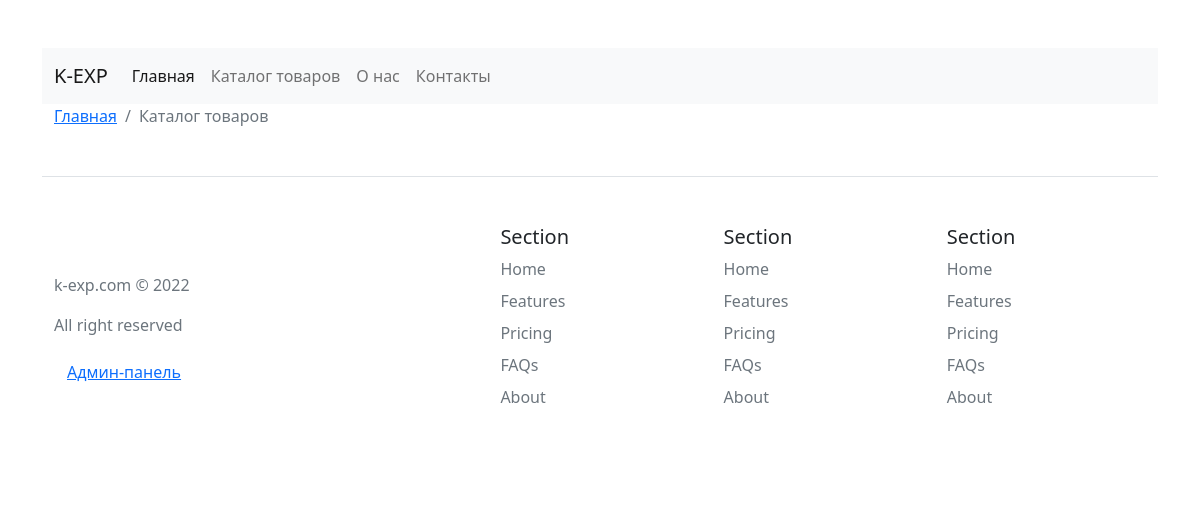
The app's page /catalog/, older data.
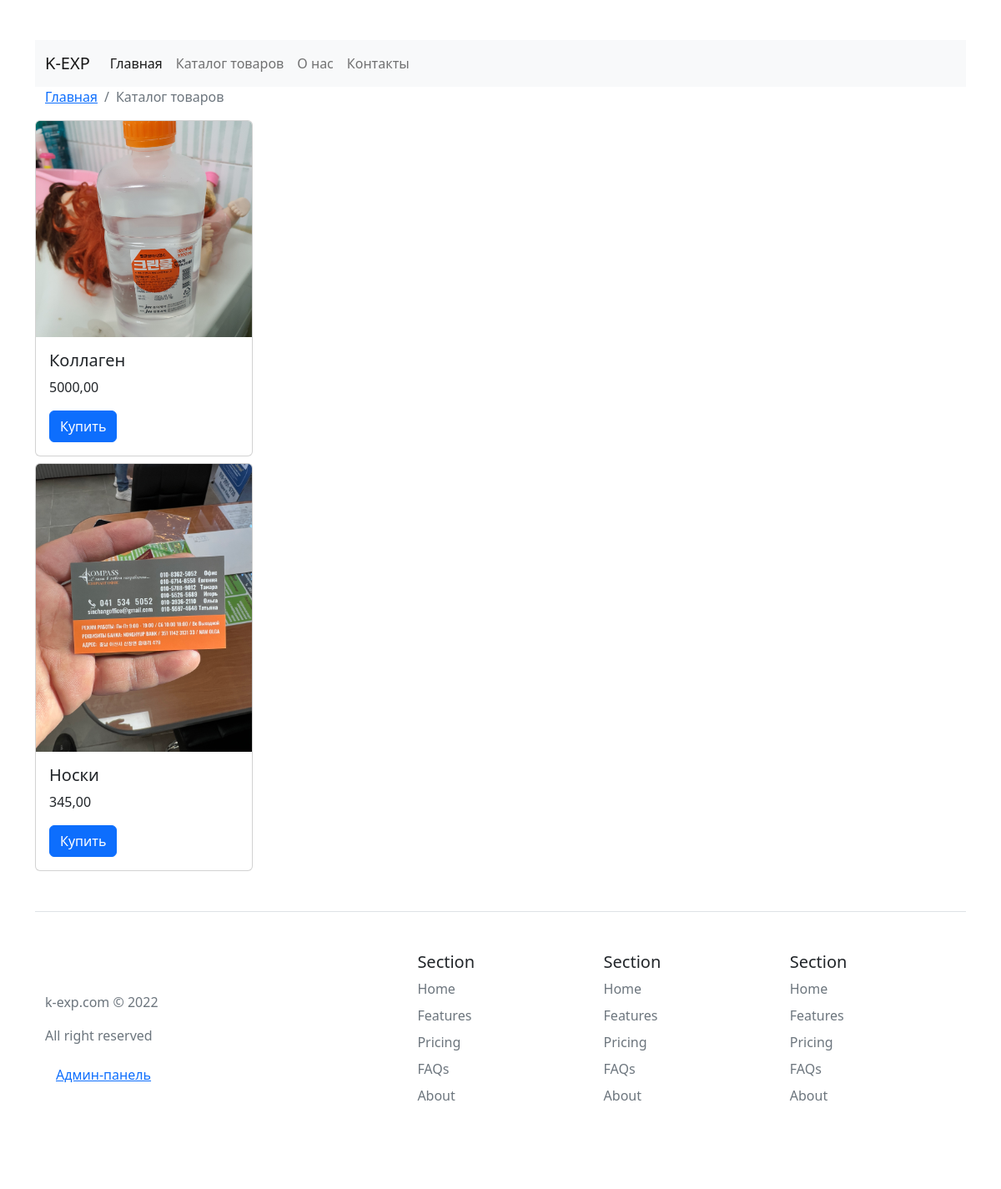
The same page, newer data.
### catalog/models.py (models this page shows, shortened)
class Product(models.Model):
    name = models.CharField(max_length=255)
    description = models.TextField()
    price = models.DecimalField(max_digits=10, decimal_places=2)
    image = models.ImageField(upload_to='catalog/products/img/')
    supplier = models.ForeignKey(Supplier, on_delete=models.CASCADE)

### catalog/views.py (the view)
# urls.py: path('', views.index, name="home"),
def index(request):
    product_name = Product.objects.all()
    return render(request, 'catalog/index.html', {'product_name': product_name})

### catalog/templates/catalog/index.html (shortened to what this page needs)
{% extends 'catalog/base.html'%}
{% block content %}
    {% for el in product_name %}
    <div class="row mt-2" >
        <div class="col-md-3">
        <div class="card">
            <img src="{{ el.image.url }}" class="card-img-top" alt="...">
            <div class="card-body">
            <h5 class="card-title">{{el.name}}</h5>
            <p class="card-text">{{el.price}}</p>
            <a href="{% url 'iteminfo' el.id %}" class="btn btn-primary">Купить</a>
            </div>
        </div>
        </div>
    </div>
    {% endfor %}
{% endblock %}

### catalog/templates/catalog/base.html (shortened to what this page needs)
<!DOCTYPE html>
<html lang="ru">
<head>
  <link rel="stylesheet" href="https://cdn.jsdelivr.net/npm/bootstrap@5.2.3/dist/css/bootstrap.min.css"></head>
</head>
<body>
 <div class = "container my-5">
  <nav class="navbar navbar-expand-lg navbar-light bg-light">
    <div class="container">
      <a class="navbar-brand" href="{% url 'home' %}">K-EXP</a>
      <div class="collapse navbar-collapse" id="navbarNav">
        <ul class="navbar-nav">
          <li class="nav-item">
            <a class="nav-link active" aria-current="page" href="{% url 'home' %}">Главная</a>
          </li>
          <li class="nav-item">
            <a class="nav-link" href="#">Каталог товаров</a>
          </li>
          <li class="nav-item">
            <a class="nav-link" href="{% url 'about' %}">О нас</a>
          </li>
          <li class="nav-item">
            <a class="nav-link" href="{% url 'contacts' %}">Контакты</a>
          </li>
        </ul>
      </div>
    </div>
  </nav>
  <nav aria-label="breadcrumb">
    <div class="container">
      <ol class="breadcrumb">
        <li class="breadcrumb-item"><a href="#">Главная</a></li>
        <li class="breadcrumb-item active" aria-current="page">Каталог товаров</li>
      </ol>
    </div>
  </nav>
  {% block content %}
  {% endblock %}
  <div class="container" name="footer">
    <footer class="row row-cols-1 row-cols-sm-2 row-cols-md-5 py-5 my-5 border-top">
      <div class="col mb-3">
        <a href="/" class="d-flex align-items-center mb-3 link-dark text-decoration-none">
          <svg class="bi me-2" width="40" height="32"><use xlink:href="#bootstrap"></use></svg>
        </a>
        <p class="text-muted">k-exp.com © 2022</p>
        <p class="text-muted">All right reserved</p>
        <div class="btn btn-link"> <a href="/admin">Админ-панель</a></div>
      </div>
      <div class="col mb-3">
      </div>
      <div class="col mb-3">
        <h5>Section</h5>
        <ul class="nav flex-column">
          <li class="nav-item mb-2"><a href="#" class="nav-link p-0 text-muted">Home</a></li>
          <li class="nav-item mb-2"><a href="#" class="nav-link p-0 text-muted">Features</a></li>
          <li class="nav-item mb-2"><a href="#" class="nav-link p-0 text-muted">Pricing</a></li>
          <li class="nav-item mb-2"><a href="#" class="nav-link p-0 text-muted">FAQs</a></li>
          <li class="nav-item mb-2"><a href="#" class="nav-link p-0 text-muted">About</a></li>
        </ul>
      </div>
      <div class="col mb-3">
        <h5>Section</h5>
        <ul class="nav flex-column">
          <li class="nav-item mb-2"><a href="#" class="nav-link p-0 text-muted">Home</a></li>
          <li class="nav-item mb-2"><a href="#" class="nav-link p-0 text-muted">Features</a></li>
          <li class="nav-item mb-2"><a href="#" class="nav-link p-0 text-muted">Pricing</a></li>
          <li class="nav-item mb-2"><a href="#" class="nav-link p-0 text-muted">FAQs</a></li>
          <li class="nav-item mb-2"><a href="#" class="nav-link p-0 text-muted">About</a></li>
        </ul>
      </div>
      <div class="col mb-3">
        <h5>Section</h5>
        <ul class="nav flex-column">
          <li class="nav-item mb-2"><a href="#" class="nav-link p-0 text-muted">Home</a></li>
          <li class="nav-item mb-2"><a href="#" class="nav-link p-0 text-muted">Features</a></li>
          <li class="nav-item mb-2"><a href="#" class="nav-link p-0 text-muted">Pricing</a></li>
          <li class="nav-item mb-2"><a href="#" class="nav-link p-0 text-muted">FAQs</a></li>
          <li class="nav-item mb-2"><a href="#" class="nav-link p-0 text-muted">About</a></li>
        </ul>
      </div>
    </footer>
  </div>
</body>
</html>

Row changes from the older to the newer data that the page shows:
added Product: image (picture), name "Коллаген", price "5000,00"
added Product: image (picture), name "Носки", price "345,00"
